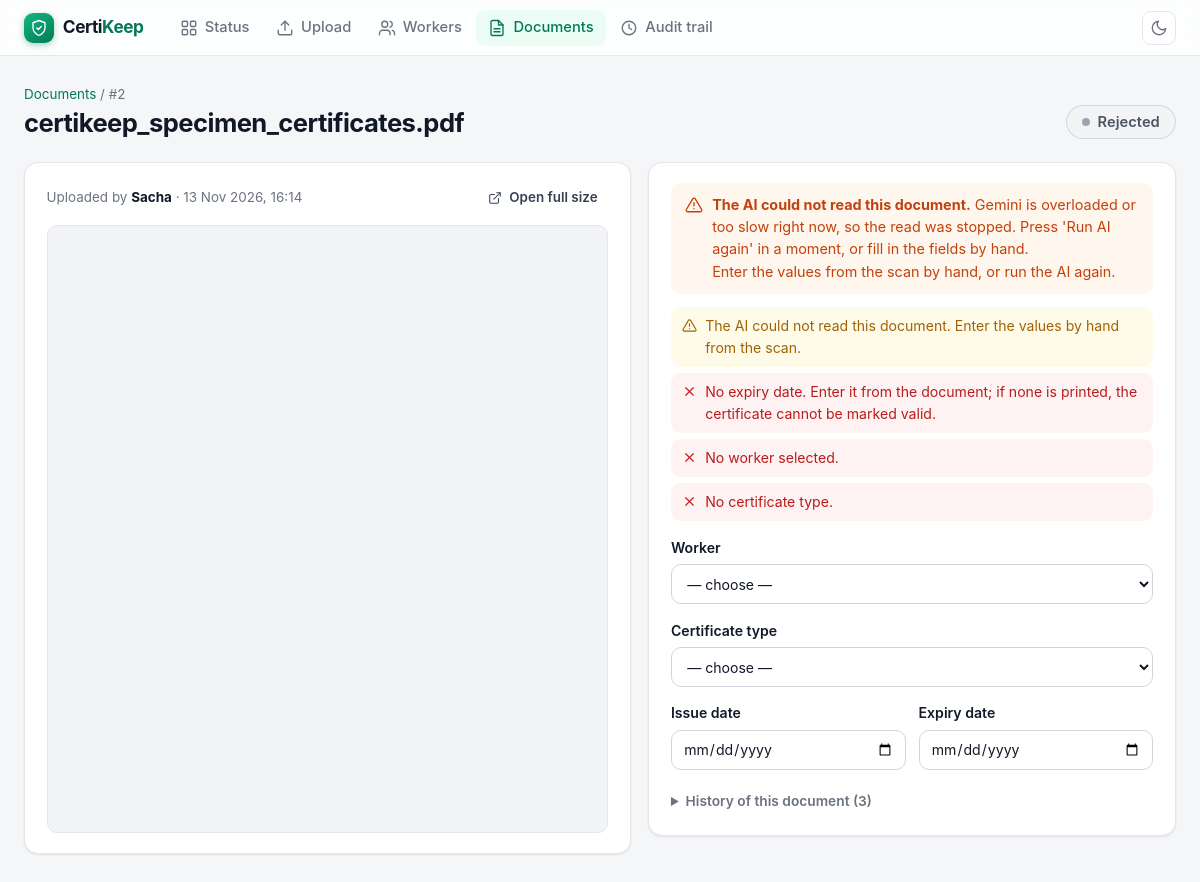
Screenshot of /documents/2 with the database file from the repository.
### tables this page shows
CREATE TABLE documents (
    id                INTEGER PRIMARY KEY,
    original_name     TEXT NOT NULL,
    stored_name       TEXT NOT NULL,
    mime_type         TEXT NOT NULL,
    uploaded_at       TEXT NOT NULL,
    uploaded_by       TEXT NOT NULL,
    -- what the AI said (kept unchanged for the audit trail)
    ai_json           TEXT,
    ai_model          TEXT,
    ai_readable       INTEGER NOT NULL DEFAULT 0,
    ai_error          TEXT,
    ai_latency_s      REAL,
    -- 'pending' while the AI read runs in the background, then 'done'
    ai_status         TEXT NOT NULL DEFAULT 'done',
    ai_started_at     TEXT,
    -- current values (AI suggestion, later corrected/confirmed by a person)
    worker_id         INTEGER REFERENCES workers(id) ON DELETE SET NULL,
    worker_name       TEXT,
    certificate_type  TEXT,
    issue_date        TEXT,
    expiry_date       TEXT,
    confidences       TEXT NOT NULL DEFAULT '{}',
    -- human confirmation = audit trail
    confirmed_by      TEXT,
    confirmed_at      TEXT,
    rejected          INTEGER NOT NULL DEFAULT 0
);

### certikeep/__init__.py (the view)
    @app.get("/documents/<int:doc_id>")
    def review(doc_id: int):
        doc = doc_or_404(doc_id)
        history = get_db().execute("SELECT * FROM audit_log WHERE document_id = ? ORDER BY id",
                                   (doc_id,)).fetchall()
        pending = ai_pending(doc)
        return render_template("review.html", doc=doc, form=None, issues=[] if pending else doc_issues(doc),
                               conf=json.loads(doc["confidences"] or "{}"), workers=workers(), history=history,
                               pending=pending, elapsed=ai_elapsed(doc))

### certikeep/db.py (called while the page is built)
def get_db() -> sqlite3.Connection:
    if "db" not in g:
        g.db = sqlite3.connect(current_app.config["DATABASE"], timeout=15)
        g.db.row_factory = sqlite3.Row
        g.db.execute("PRAGMA foreign_keys = ON")
    return g.db

### certikeep/domain.py (called while the page is built, shortened)
def parse_date(value: str | None) -> date | None:
    if not value:
        return None

def status(confirmed: bool, expiry_date: str | None, today: date | None = None) -> str:
    today = today or date.today()
    expiry = parse_date(expiry_date)
    if not confirmed or expiry is None:
        return "needs_review"

### certikeep/icons.py (called while the page is built)
def icon(name: str, cls: str = "") -> Markup:
    return Markup(f'<svg class="ic {cls}" viewBox="0 0 24 24" width="18" height="18" fill="none" '
                  f'stroke="currentColor" stroke-width="1.8" stroke-linecap="round" stroke-linejoin="round" '
                  f'aria-hidden="true">{_ICONS[name]}</svg>')

### certikeep/templates/review.html (shortened to what this page needs)
{% extends "base.html" %}
{% block content %}
{% set f = form or doc %}
{% set selected_worker = (form.worker_id if form else doc.worker_id) %}
{% set st = doc_status(doc) %}
{% set open = not doc.confirmed_at and not doc.rejected %}
{% set show_conf = not form and not pending and doc.ai_model and not doc.ai_error %}
<div class="pagehead">
  <div class="minw0">
    <p class="crumb"><a href="{{ url_for('documents') }}">Documents</a> / #{{ doc.id }}</p>
    <h1 class="ellipsis">{{ doc.original_name }}</h1>
  </div>
  <span class="chip big s-{{ 'missing' if doc.rejected else st }}"><i class="dot"></i>{{ 'Rejected' if doc.rejected else STATUS_LABELS[st] }}</span>
</div>
<div class="review">
  <section class="card scan">
    <div class="scan-bar">
      <span class="muted small">Uploaded by <b class="ink">{{ doc.uploaded_by }}</b> · {{ doc.uploaded_at|pretty_dt }}</span>
      <a class="btn small ghost" href="{{ url_for('document_file', doc_id=doc.id) }}" target="_blank" rel="noopener">{{ icon('external') }}Open full size</a>
    </div>
    {% if doc.mime_type == 'application/pdf' %}
      <iframe src="{{ url_for('document_file', doc_id=doc.id) }}" title="scan"></iframe>
    {% else %}
      <a href="{{ url_for('document_file', doc_id=doc.id) }}" target="_blank" rel="noopener"><img src="{{ url_for('document_file', doc_id=doc.id) }}" alt="certificate scan"></a>
    {% endif %}
  </section>
  <section class="card fields">
    {% if pending %}
      <div class="ai-progress" id="ai-progress" data-status-url="{{ url_for('ai_status', doc_id=doc.id) }}"
           data-elapsed="{{ elapsed }}" data-dirty="{{ 1 if form else 0 }}" role="status">
        <div class="ai-progress-top">
          <i class="spinner"></i>
          <b>Reading the document…</b>
          <span class="ai-time" id="ai-time">{{ elapsed }} s</span>
        </div>
        <div class="ai-track"><span></span></div>
        <p class="small" id="ai-hint">Gemini is reading the scan. This usually takes 5–20 seconds; the fields fill in by themselves.</p>
        <p class="small ai-done" id="ai-done" hidden>
          <b>The AI has finished.</b> You already typed values, so nothing was replaced.
          <a class="btn small" href="{{ url_for('review', doc_id=doc.id) }}">Show the AI result</a>
        </p>
      </div>
    {% elif doc.ai_error %}
      <div class="banner warn">{{ icon('alert') }}<div><b>The AI could not read this document.</b> {{ doc.ai_error }}<br>Enter the values from the scan by hand, or run the AI again.</div></div>
    {% elif not doc.ai_readable and doc.ai_model %}
      <div class="banner warn">{{ icon('alert') }}<div><b>The AI marked this document as unreadable</b> (blurry, cut off or unknown layout). Enter the values from the scan, or reject it and ask for a better photo.</div></div>
    {% elif doc.ai_model %}
      <div class="banner info">{{ icon('sparkles') }}<div>Suggested by {{ doc.ai_model }} in {{ doc.ai_latency_s }} s. Check each field against the scan.</div></div>
    {% endif %}
    {% if issues %}
    <ul class="issues">
      {% for i in issues %}<li class="{{ i.level }}">{{ icon('x' if i.level == 'error' else 'alert') }}<span>{{ i.msg }}</span></li>{% endfor %}
    </ul>
    {% endif %}
    <form method="post" action="{{ url_for('confirm', doc_id=doc.id) }}" class="form{{ ' awaiting-ai' if pending and not form }}" id="review-form">
      <label><span class="lt">Worker {% if show_conf %}<span class="conf c-{{ conf.get('worker_name', 'low') }}">AI: {{ conf.get('worker_name', '–') }}</span>{% endif %}</span>
        <select name="worker_id" {{ 'disabled' if doc.confirmed_at }}>
          <option value="">— choose —</option>
        </select>
      </label>
      <label><span class="lt">Certificate type {% if show_conf %}<span class="conf c-{{ conf.get('certificate_type', 'low') }}">AI: {{ conf.get('certificate_type', '–') }}</span>{% endif %}</span>
        <select name="certificate_type" {{ 'disabled' if doc.confirmed_at }}>
          <option value="">— choose —</option>
        </select>
      </label>
      <div class="row2">
        <label><span class="lt">Issue date {% if show_conf %}<span class="conf c-{{ conf.get('issue_date', 'low') }}">AI: {{ conf.get('issue_date', '–') }}</span>{% endif %}</span>
          <input type="date" name="issue_date" value="{{ f.issue_date or '' }}" {{ 'disabled' if doc.confirmed_at }}></label>
        <label><span class="lt">Expiry date {% if show_conf %}<span class="conf c-{{ conf.get('expiry_date', 'low') }}">AI: {{ conf.get('expiry_date', '–') }}</span>{% endif %}</span>
          <input type="date" name="expiry_date" value="{{ f.expiry_date or '' }}" {{ 'disabled' if doc.confirmed_at }}></label>
      </div>
    </form>
    <details class="history"><summary>History of this document ({{ history|length }})</summary>
    </details>
  </section>
</div>
{% endblock %}

### rows the page displays
documents: id "2", original_name "certikeep_specimen_certificates.pdf", rejected "Rejected", uploaded_by "Sacha", uploaded_at|pretty_dt "13 Nov 2026, 16:14", ai_error "Gemini is overloaded or too slow right now, so the read was stopped. Press 'Run AI again' in a moment, or fill in the fields by hand."

### other values shown
{{ i.msg }} "The AI could not read this document. Enter the values by hand from the scan." "No expiry date. Enter it from the document; if none is printed, the certificate cannot be marked valid." "No worker selected." "No certificate type."
{{ history|length }} "3"
